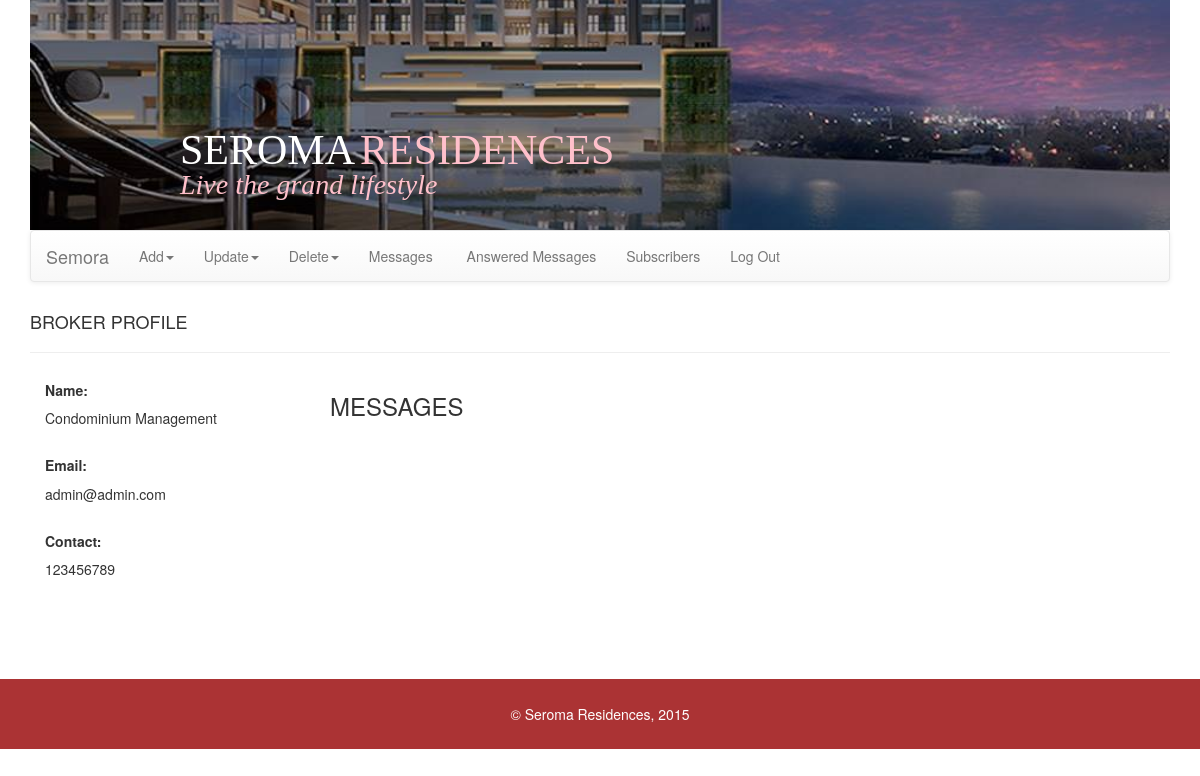
The app's page /admin?p=adminmsg (signed in) with its own data.
### tables this page shows
CREATE TABLE IF NOT EXISTS `users` (
`id` int(11) NOT NULL,
  `username` varchar(255) NOT NULL,
  `password` varchar(255) NOT NULL,
  `name` varchar(255) NOT NULL,
  `contact` varchar(255) NOT NULL,
  `email` varchar(255) NOT NULL,
  `status` smallint(6) NOT NULL
);

### db.php (called while the page is built, shortened)
<?php
	function site_db()
	{
		try
		{
			return new PDO('mysql:host=localhost;dbname=seroma','root','');
		}
		catch(PDOException $ex)
		{
			echo "Connection Error: ", $ex->getMessage();
		}
	}
	function view_broker_profile($userid)
	{
		$db = site_db();
		$sql = "select * from users where id = ?";
		$st = $db->prepare($sql);
		$st->execute(array($userid));
		$row = $st->fetch();
		return $row;
	}

### admin/adminmsg.php (the view, shortened to what this page needs)
<?php
	$viewbrokerprofile = view_broker_profile($_SESSION['userid']);
?>
<!DOCTYPE html>
<head><title>Messages</title></head>
<html>
	<body>
    <h4>BROKER PROFILE</h4><hr/>
		<div class = "col-md-3">
				<div>
					<h5><b>Name:</b></h5>
					<?php echo htmlentities($viewbrokerprofile['name']);?>
				</div><br/>
				<div>
					<h5><b>Email:</b></h5>
					<?php echo htmlentities($viewbrokerprofile['email']);?>
				</div><br/>
				<div>
					<h5><b>Contact:</b></h5>
					<?php echo htmlentities($viewbrokerprofile['contact']);?>
				</div>
		</div>
		<div class = "col-md-8">
		 <h3 class = "pull-left">MESSAGES</h3>
		 <br /><br /><br /><br />
		</div>
	</body>
</html>

### records on screen
users: name "Condominium Management", email "admin@admin.com", contact "123456789"
